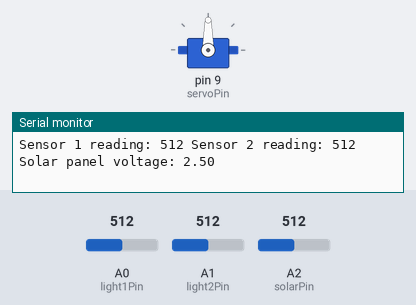
A sketch run on a simulated Arduino Uno, built with avr-gcc and run on an emulated ATmega328P. Parts: servo, the last lines printed to the serial monitor. The inputs (shaded band) are chosen by the test bench; at power-on: A0 (light1Pin) = 512, A1 (light2Pin) = 512, A2 (solarPin) = 512.

Above: at 1.2 s.
1.3 s: A0 (light1Pin) set to 540
At 2.61 s:
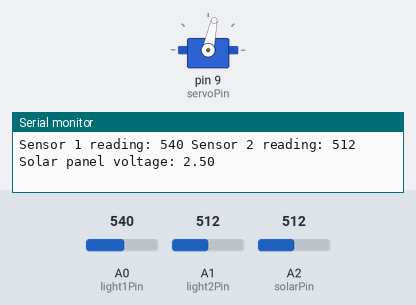
4.3 s: A1 (light2Pin) set to 534
At 4.3 s:
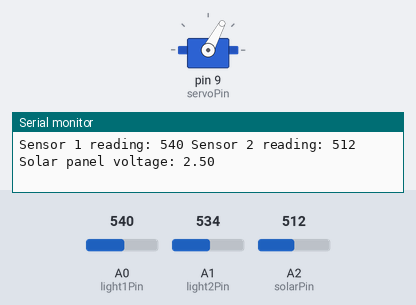
7.3 s: A0 (light1Pin) set to 1023
At 8.6 s:
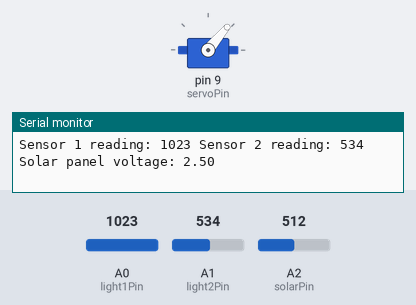
At 9.89 s:
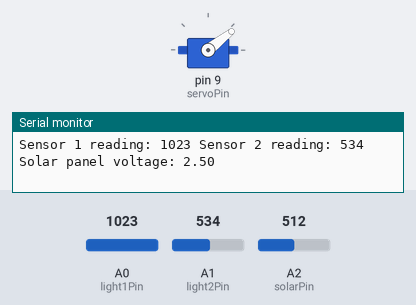
10.3 s: A0 (light1Pin) set to 0
13.3 s: A1 (light2Pin) set to 991
16.3 s: A1 (light2Pin) set to 1011
Timing chart, 0 to 23.0 s (numbered marks = the images above; inputs shaded):
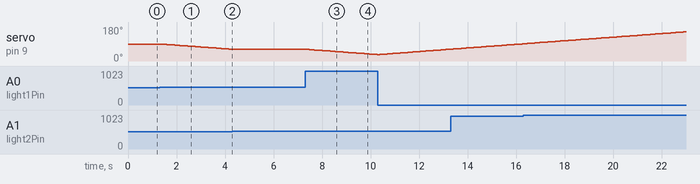

The sketch:

solar_tracker.ino
```cpp
/*
  Arduino solar tracker
  www.sciencebuddies.org
*/

// include servo library
#include <Servo.h>

// declare variables for pins
const int light1Pin = A0;
const int light2Pin = A1;
const int solarPin = A2;
const int servoPin = 9;

// variable for servo angle
int angle = 90;

// variables for light sensor readings and difference between them
int light1Reading;
int light2Reading;
int difference;

// margin for difference to move motor
int margin = 20;

// variables for measuring solar panel
int solarReading;
float solarVoltage;

// create servo object and give it a name
Servo servo1;

void setup() {   // put your setup code here, to run once:
  servo1.attach(servoPin);  // attach servo to pin
  servo1.write(angle);      // set initial servo angle
  Serial.begin(9600);       // initialize serial communication
}

void loop() {  // put your main code here, to run repeatedly:
  // get light sensor values
  light1Reading = analogRead(light1Pin);
  light2Reading = analogRead(light2Pin);
  // calculate difference
  difference = light2Reading - light1Reading;

  // move the servo depending on the difference
  if(difference > margin){  // increase angle if difference is greater than positive margin
    if(angle<180){          // only increase the angle if it is already less than 180 degrees
      angle = angle + 1;
    }
  }
  else if(difference < (-1*margin)){  // decrease angle if difference is less than negative margin
    if(angle>0){                      // only decrease the angle if it is already greater than than 0 degrees
      angle = angle - 1;
    }
  }
  else{  // if difference is within +/- margin, do nothing
         // this prevents the servo from constantly bouncing back and forth due to small fluctuations
  }

  // move to new servo position
  servo1.write(angle);

  // read solar panel with analog pin
  solarReading = analogRead(solarPin);
  // convert the ADC reading (0-1023) to a voltage (0-5.0)
  solarVoltage = solarReading * 5.0 / 1023 ;

  // print sensor readings - use for calibration
  Serial.print("Sensor 1 reading: ");
  Serial.print(light1Reading);
  Serial.print(" Sensor 2 reading: ");
  Serial.print(light2Reading);
  Serial.print(" Solar panel voltage: ");
  Serial.println(solarVoltage);

  // short delay before next reading
  delay(100);
}
```

Measured:
- the behaviour switches between 532 and 533 on A0 (light1Pin) (found by bisection; images 0 and 1)
- the behaviour switches between 519 and 520 on A1 (light2Pin) (found by bisection; images 1 and 2)
- after the input at 1.3 s, servo on pin 9 (servoPin): moves from 90° to 62° over 2.9 s, starting after 0.09 s
- after the input at 4.3 s, servo on pin 9 (servoPin): stays 62° (without the input it goes to 61° after 0.08 s)
- after the input at 7.3 s, servo on pin 9 (servoPin): moves from 62° to 34° over 2.9 s, starting after 0.06 s
